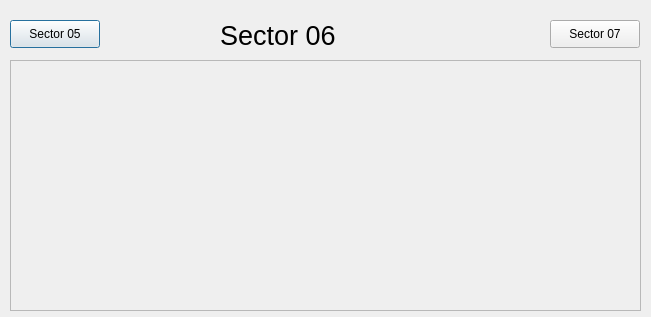
<?xml version='1.0' encoding='UTF-8'?>
<ui version="4.0">
 <class>Dialog</class>
 <widget class="QDialog" name="Dialog">
  <property name="geometry">
   <rect>
    <x>0</x>
    <y>0</y>
    <width>651</width>
    <height>317</height>
   </rect>
  </property>
  <property name="windowTitle">
   <string>Dialog</string>
  </property>
  <widget class="QLabel" name="label_2">
   <property name="geometry">
    <rect>
     <x>220</x>
     <y>20</y>
     <width>131</width>
     <height>31</height>
    </rect>
   </property>
   <property name="font">
    <font>
     <pointsize>20</pointsize>
    </font>
   </property>
   <property name="text">
    <string>Sector 06</string>
   </property>
  </widget>
  <widget class="QEForm" name="asguiformplugin">
   <property name="geometry">
    <rect>
     <x>10</x>
     <y>60</y>
     <width>631</width>
     <height>251</height>
    </rect>
   </property>
   <property name="uiFile" stdset="0">
    <string>SectorVacuumSchematic.ui</string>
   </property>
   <property name="variableSubstitutions" stdset="0">
    <string>SR=06 SRPREV=05</string>
   </property>
  </widget>
  <widget class="QEPushButton" name="guipushbuttonplugin">
   <property name="geometry">
    <rect>
     <x>10</x>
     <y>20</y>
     <width>90</width>
     <height>28</height>
    </rect>
   </property>
   <property name="text">
    <string>Sector 05</string>
   </property>
   <property name="guiFile">
    <string>SVS05.ui</string>
   </property>
   <property name="creationOption" stdset="0">
    <enum>QE::Open</enum>
   </property>
  </widget>
  <widget class="QEPushButton" name="guipushbuttonplugin_2">
   <property name="geometry">
    <rect>
     <x>550</x>
     <y>20</y>
     <width>90</width>
     <height>28</height>
    </rect>
   </property>
   <property name="text">
    <string>Sector 07</string>
   </property>
   <property name="guiFile">
    <string>SVS07.ui</string>
   </property>
   <property name="creationOption" stdset="0">
    <enum>QE::Open</enum>
   </property>
  </widget>
 </widget>
 <customwidgets>
  <customwidget>
   <class>QEPushButton</class>
   <extends>QPushButton</extends>
   <header>QEPushButton.h</header>
  </customwidget>
  <customwidget>
   <class>QEForm</class>
   <extends>QScrollArea</extends>
   <header>QEForm.h</header>
  </customwidget>
 </customwidgets>
 <resources></resources>
 <connections></connections>
</ui>
